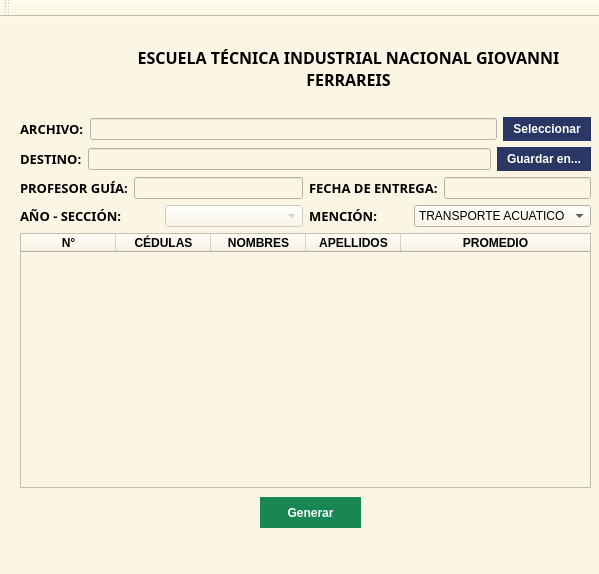
<?xml version="1.0" encoding="UTF-8"?>
<ui version="4.0">
 <class>MainWindow</class>
 <widget class="QMainWindow" name="MainWindow">
  <property name="geometry">
   <rect>
    <x>0</x>
    <y>0</y>
    <width>599</width>
    <height>574</height>
   </rect>
  </property>
  <property name="minimumSize">
   <size>
    <width>599</width>
    <height>574</height>
   </size>
  </property>
  <property name="maximumSize">
   <size>
    <width>599</width>
    <height>574</height>
   </size>
  </property>
  <property name="mouseTracking">
   <bool>true</bool>
  </property>
  <property name="contextMenuPolicy">
   <enum>Qt::NoContextMenu</enum>
  </property>
  <property name="windowTitle">
   <string>NotasExpress</string>
  </property>
  <property name="windowIcon">
   <iconset resource="../resource/logoe.qrc">
    <normaloff>:/logo/icons/iconProgram.ico</normaloff>:/logo/icons/iconProgram.ico</iconset>
  </property>
  <property name="styleSheet">
   <string notr="true">background-color:#FAF6E3;</string>
  </property>
  <widget class="QWidget" name="centralwidget">
   <widget class="QPushButton" name="GenerateButton">
    <property name="geometry">
     <rect>
      <x>260</x>
      <y>480</y>
      <width>101</width>
      <height>31</height>
     </rect>
    </property>
    <property name="cursor">
     <cursorShape>PointingHandCursor</cursorShape>
    </property>
    <property name="contextMenuPolicy">
     <enum>Qt::PreventContextMenu</enum>
    </property>
    <property name="styleSheet">
     <string notr="true">background-color: #198754;
font-weight: bold;
color: white;
border: none;</string>
    </property>
    <property name="text">
     <string>Generar</string>
    </property>
    <property name="icon">
     <iconset>
      <normaloff>../Resource/icons/save_pdf.png</normaloff>../Resource/icons/save_pdf.png</iconset>
    </property>
    <property name="autoRepeat">
     <bool>false</bool>
    </property>
   </widget>
   <widget class="QLabel" name="label_5">
    <property name="geometry">
     <rect>
      <x>108</x>
      <y>11</y>
      <width>481</width>
      <height>81</height>
     </rect>
    </property>
    <property name="font">
     <font>
      <family>Reddit Sans Chocolate</family>
     </font>
    </property>
    <property name="text">
     <string>&lt;!DOCTYPE HTML PUBLIC &quot;-//W3C//DTD HTML 4.0//EN&quot; &quot;http://www.w3.org/TR/REC-html40/strict.dtd&quot;&gt;
&lt;html&gt;&lt;head&gt;&lt;meta name=&quot;qrichtext&quot; content=&quot;1&quot; /&gt;&lt;style type=&quot;text/css&quot;&gt;
p, li { white-space: pre-wrap; }
&lt;/style&gt;&lt;/head&gt;&lt;body style=&quot; font-family:'Reddit Sans Chocolate'; font-size:8pt; font-weight:400; font-style:normal;&quot;&gt;
&lt;p align=&quot;center&quot; style=&quot; margin-top:12px; margin-bottom:12px; margin-left:0px; margin-right:0px; -qt-block-indent:0; text-indent:0px;&quot;&gt;&lt;span style=&quot; font-size:12pt; font-weight:600;&quot;&gt;ESCUELA TÉCNICA INDUSTRIAL NACIONAL GIOVANNI FERRAREIS&lt;/span&gt;&lt;/p&gt;&lt;/body&gt;&lt;/html&gt;</string>
    </property>
    <property name="textFormat">
     <enum>Qt::AutoText</enum>
    </property>
    <property name="wordWrap">
     <bool>true</bool>
    </property>
   </widget>
   <widget class="QLabel" name="logo">
    <property name="geometry">
     <rect>
      <x>20</x>
      <y>10</y>
      <width>81</width>
      <height>71</height>
     </rect>
    </property>
    <property name="minimumSize">
     <size>
      <width>61</width>
      <height>61</height>
     </size>
    </property>
    <property name="maximumSize">
     <size>
      <width>81</width>
      <height>81</height>
     </size>
    </property>
    <property name="contextMenuPolicy">
     <enum>Qt::NoContextMenu</enum>
    </property>
    <property name="styleSheet">
     <string notr="true"/>
    </property>
    <property name="text">
     <string/>
    </property>
   </widget>
   <widget class="QWidget" name="layoutWidget">
    <property name="geometry">
     <rect>
      <x>20</x>
      <y>100</y>
      <width>571</width>
      <height>371</height>
     </rect>
    </property>
    <layout class="QVBoxLayout" name="verticalLayout_3">
     <item>
      <layout class="QVBoxLayout" name="verticalLayout_2">
       <item>
        <layout class="QHBoxLayout" name="horizontalLayout_10">
         <item>
          <layout class="QHBoxLayout" name="horizontalLayout_8">
           <item>
            <widget class="QLabel" name="label">
             <property name="font">
              <font>
               <family>Reddit Sans Chocolate</family>
               <pointsize>10</pointsize>
               <weight>75</weight>
               <bold>true</bold>
              </font>
             </property>
             <property name="text">
              <string>ARCHIVO:</string>
             </property>
            </widget>
           </item>
           <item>
            <widget class="QLineEdit" name="pathFile">
             <property name="enabled">
              <bool>false</bool>
             </property>
             <property name="cursor">
              <cursorShape>ArrowCursor</cursorShape>
             </property>
             <property name="styleSheet">
              <string notr="true"/>
             </property>
            </widget>
           </item>
           <item>
            <widget class="QPushButton" name="SelectButton">
             <property name="cursor">
              <cursorShape>PointingHandCursor</cursorShape>
             </property>
             <property name="acceptDrops">
              <bool>true</bool>
             </property>
             <property name="styleSheet">
              <string notr="true">background-color: #2A3663;
color: white;
border: none;
font-weight: bold;
padding: 5px 10px;</string>
             </property>
             <property name="text">
              <string>Seleccionar</string>
             </property>
             <property name="icon">
              <iconset>
               <normaloff>../Resource/icons/select.png</normaloff>../Resource/icons/select.png</iconset>
             </property>
            </widget>
           </item>
          </layout>
         </item>
        </layout>
       </item>
       <item>
        <layout class="QHBoxLayout" name="horizontalLayout_9">
         <item>
          <layout class="QHBoxLayout" name="horizontalLayout">
           <item>
            <widget class="QLabel" name="label_4">
             <property name="font">
              <font>
               <family>Reddit Sans Chocolate</family>
               <pointsize>10</pointsize>
               <weight>75</weight>
               <bold>true</bold>
              </font>
             </property>
             <property name="text">
              <string>DESTINO:</string>
             </property>
            </widget>
           </item>
           <item>
            <widget class="QLineEdit" name="pathFolder">
             <property name="enabled">
              <bool>false</bool>
             </property>
             <property name="cursor">
              <cursorShape>ArrowCursor</cursorShape>
             </property>
             <property name="styleSheet">
              <string notr="true"/>
             </property>
            </widget>
           </item>
          </layout>
         </item>
         <item>
          <widget class="QPushButton" name="SaveButton">
           <property name="enabled">
            <bool>false</bool>
           </property>
           <property name="cursor">
            <cursorShape>PointingHandCursor</cursorShape>
           </property>
           <property name="acceptDrops">
            <bool>true</bool>
           </property>
           <property name="autoFillBackground">
            <bool>false</bool>
           </property>
           <property name="styleSheet">
            <string notr="true">background-color:  #2A3663;
color: white;
border: none;
font-weight: bold;
padding: 5px 10px;</string>
           </property>
           <property name="text">
            <string>Guardar en...</string>
           </property>
           <property name="icon">
            <iconset>
             <normaloff>../Resource/icons/save.png</normaloff>../Resource/icons/save.png</iconset>
           </property>
           <property name="checkable">
            <bool>false</bool>
           </property>
           <property name="flat">
            <bool>false</bool>
           </property>
          </widget>
         </item>
        </layout>
       </item>
      </layout>
     </item>
     <item>
      <layout class="QVBoxLayout" name="verticalLayout">
       <item>
        <layout class="QHBoxLayout" name="horizontalLayout_2">
         <item>
          <layout class="QHBoxLayout" name="horizontalLayout_5">
           <item>
            <widget class="QLabel" name="label_7">
             <property name="maximumSize">
              <size>
               <width>200</width>
               <height>43</height>
              </size>
             </property>
             <property name="font">
              <font>
               <family>Reddit Sans Chocolate</family>
               <pointsize>10</pointsize>
               <weight>75</weight>
               <bold>true</bold>
              </font>
             </property>
             <property name="text">
              <string>PROFESOR GUÍA:</string>
             </property>
            </widget>
           </item>
           <item>
            <widget class="QLineEdit" name="GuideTeacherEntry"/>
           </item>
          </layout>
         </item>
         <item>
          <layout class="QHBoxLayout" name="horizontalLayout_4" stretch="0,0">
           <property name="sizeConstraint">
            <enum>QLayout::SetDefaultConstraint</enum>
           </property>
           <item>
            <widget class="QLabel" name="label_6">
             <property name="maximumSize">
              <size>
               <width>200</width>
               <height>43</height>
              </size>
             </property>
             <property name="font">
              <font>
               <family>Reddit Sans Chocolate</family>
               <pointsize>10</pointsize>
               <weight>75</weight>
               <bold>true</bold>
              </font>
             </property>
             <property name="text">
              <string>FECHA DE ENTREGA:</string>
             </property>
            </widget>
           </item>
           <item>
            <widget class="QLineEdit" name="DateEntry"/>
           </item>
          </layout>
         </item>
        </layout>
       </item>
       <item>
        <layout class="QHBoxLayout" name="horizontalLayout_7">
         <item>
          <layout class="QHBoxLayout" name="horizontalLayout_3">
           <item>
            <widget class="QLabel" name="label_3">
             <property name="font">
              <font>
               <family>Reddit Sans Chocolate</family>
               <pointsize>10</pointsize>
               <weight>75</weight>
               <bold>true</bold>
              </font>
             </property>
             <property name="text">
              <string>AÑO - SECCIÓN:</string>
             </property>
            </widget>
           </item>
           <item>
            <widget class="QComboBox" name="CbYearSection">
             <property name="enabled">
              <bool>false</bool>
             </property>
            </widget>
           </item>
          </layout>
         </item>
         <item>
          <layout class="QHBoxLayout" name="horizontalLayout_6">
           <item>
            <widget class="QLabel" name="label_2">
             <property name="font">
              <font>
               <family>Reddit Sans Chocolate</family>
               <pointsize>10</pointsize>
               <weight>75</weight>
               <bold>true</bold>
              </font>
             </property>
             <property name="text">
              <string>MENCIÓN:</string>
             </property>
             <property name="indent">
              <number>0</number>
             </property>
            </widget>
           </item>
           <item>
            <widget class="QComboBox" name="CbMention">
             <item>
              <property name="text">
               <string>TRANSPORTE ACUATICO</string>
              </property>
             </item>
             <item>
              <property name="text">
               <string>METALMECANICA</string>
              </property>
             </item>
            </widget>
           </item>
          </layout>
         </item>
        </layout>
       </item>
       <item>
        <widget class="QTableWidget" name="Table">
         <property name="contextMenuPolicy">
          <enum>Qt::ActionsContextMenu</enum>
         </property>
         <property name="editTriggers">
          <set>QAbstractItemView::NoEditTriggers</set>
         </property>
         <property name="selectionMode">
          <enum>QAbstractItemView::NoSelection</enum>
         </property>
         <attribute name="horizontalHeaderDefaultSectionSize">
          <number>95</number>
         </attribute>
         <attribute name="horizontalHeaderStretchLastSection">
          <bool>true</bool>
         </attribute>
         <attribute name="verticalHeaderVisible">
          <bool>false</bool>
         </attribute>
         <attribute name="verticalHeaderHighlightSections">
          <bool>true</bool>
         </attribute>
         <attribute name="verticalHeaderStretchLastSection">
          <bool>true</bool>
         </attribute>
         <column>
          <property name="text">
           <string>N°</string>
          </property>
          <property name="font">
           <font>
            <weight>75</weight>
            <bold>true</bold>
           </font>
          </property>
         </column>
         <column>
          <property name="text">
           <string>CÉDULAS</string>
          </property>
          <property name="font">
           <font>
            <weight>75</weight>
            <bold>true</bold>
           </font>
          </property>
         </column>
         <column>
          <property name="text">
           <string>NOMBRES</string>
          </property>
          <property name="font">
           <font>
            <weight>75</weight>
            <bold>true</bold>
           </font>
          </property>
         </column>
         <column>
          <property name="text">
           <string>APELLIDOS</string>
          </property>
          <property name="font">
           <font>
            <weight>75</weight>
            <bold>true</bold>
           </font>
          </property>
         </column>
         <column>
          <property name="text">
           <string>PROMEDIO</string>
          </property>
          <property name="font">
           <font>
            <weight>75</weight>
            <bold>true</bold>
           </font>
          </property>
         </column>
        </widget>
       </item>
      </layout>
     </item>
    </layout>
   </widget>
  </widget>
  <widget class="QStatusBar" name="statusbar"/>
  <widget class="QToolBar" name="toolBar">
   <property name="windowTitle">
    <string>toolBar</string>
   </property>
   <attribute name="toolBarArea">
    <enum>TopToolBarArea</enum>
   </attribute>
   <attribute name="toolBarBreak">
    <bool>false</bool>
   </attribute>
  </widget>
 </widget>
 <resources>
  <include location="../resource/logoe.qrc"/>
 </resources>
 <connections/>
</ui>
